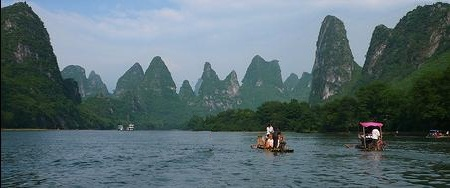
//> input picture Seam Carving Deletion.jpg, 450 x 188 px
$ ./main 'Seam Carving Deletion.jpg'   (built with g++ and OpenCV 4)
//> lines starting //> are read from the running program, lines starting //| are printed output that depends on the picture
#include <opencv2/opencv.hpp>
#include <iostream>
#include <ctime>
#include <vector>

#define HOR 1
#define VER 2
#define coord pair<int,int>		// order is (row,col)

using namespace std;
using namespace cv;


//--------------------------------------------------------Seam Carving--------------------------------------//
struct node{
	int path;	// left is -1, middle is 0, right is 1
	long long int energy;
};

struct by_energy {
    bool operator()(node const &a, node const &b) {
        return a.energy < b.energy;
    }
};

Mat seamNormal(Mat img, int cols_to_delete, int mode = VER, bool show = true){
	if (mode == HOR)
		img = img.t();

	if (cols_to_delete > img.cols-2){
		cout << "Too many seams to delete. Give correct parameters.\n";
		exit(0);
	}

	int wait = 60;
	for (int z=0;z<cols_to_delete;z++){

		// Calculate Laplacian
		Mat blured, gray, dst, grad;
		GaussianBlur( img, blured, Size(3,3), 0, 0, BORDER_DEFAULT );
		cvtColor( blured, gray, CV_BGR2GRAY );
		Laplacian( gray, dst, CV_16S, 3, 1, 0, BORDER_DEFAULT );
		convertScaleAbs( dst, grad );

		vector< vector<node> > table(0);
		for (int i=0;i<img.rows;i++){
			vector<node> temp(0);
			for (int j=0;j<img.cols;j++){
				node n{0,grad.at<uchar>(i,j)};
				temp.push_back(n);
			}
			table.push_back(temp);
		}

		for (int i=0;i<img.rows;i++){
			for (int j=0;j<img.cols;j++){
				if (i==0){
					continue;
				} else if (j==0){		// extreme left
					long long int mid = table[i-1][j].energy;
					long long int right = table[i-1][j+1].energy;
					long long int min_energy = min(mid,right);
					table[i][j].energy += min_energy;
					if (min_energy == mid)
						table[i][j].path = 0;
					else
						table[i][j].path = 1;
				} else if (j==img.cols-1){		// extreme right
					long long int mid = table[i-1][j].energy;
					long long int left = table[i-1][j-1].energy;
					long long int min_energy = min(mid,left);
					table[i][j].energy += min_energy;
					if (min_energy == mid)
						table[i][j].path = 0;
					else
						table[i][j].path = -1;
				} else {
					long long int mid = table[i-1][j].energy;
					long long int left = table[i-1][j-1].energy;
					long long int right = table[i-1][j+1].energy;
					long long int min_energy = min(right,min(mid,left));
					table[i][j].energy += min_energy;
					if (min_energy == mid)
						table[i][j].path = 0;
					else if (min_energy == left)
						table[i][j].path = -1;
					else
						table[i][j].path = 1;
				}
			}
		}

		// find the column corresponding to minimum energy
		int min_col = 0;
		long long int min_energy = table[img.rows-1][0].energy;
		for (int i=1;i<img.cols;i++){
			if (table[img.rows-1][i].energy < min_energy){
				min_energy = table[img.rows-1][i].energy;
				min_col = i;
			}
		}

		if (show){
			// paint the corresponding seam RED
			int index = min_col;
			for (int j=img.rows-1; j>=0; j--){
				img.at<Vec3b>(j,index) = {0,0,255};
				index += table[j][index].path;
			}
		}

		if (show){
			if (mode == HOR){
				img = img.t();
			}

			imshow("Seam Carving",img);
			waitKey(wait);

			if (mode == HOR){
				img = img.t();
			}
		}

		// remove the corresponding column
		int index = min_col;
		for (int i=img.rows-1;i>=0;i--){
			for (int j=index;j<img.cols-1;j++){
				img.at<Vec3b>(i,j) = img.at<Vec3b>(i,j+1);
			}
			index += table[i][index].path;
		}

		Rect crop_region(0, 0, img.cols-1, img.rows);
		img = img(crop_region);
	}

	if (mode == HOR)
		img =img.t();

	return img;
}


//--------------------------------------------------Pyramids-----------------------------------------------//

Mat viewPyramids(vector<Mat> pyramids){
	int rows = pyramids[0].rows;
	int cols = 0;
	for (int i=0;i<pyramids.size();i++){
		cols += pyramids[i].cols;
	}

	Mat ret = Mat::zeros(rows,cols,pyramids[0].type());

	int col_index = 0;
	for (int i=0;i<pyramids.size();i++){
		pyramids[i].copyTo(ret(Rect(col_index, 0, pyramids[i].cols, pyramids[i].rows)));
		col_index += pyramids[i].cols;
	}
	return ret;
}

// return the downsampled image(at a above level of pyramid)
Mat pyUp(Mat img){
	Mat ret;
	GaussianBlur(img,ret,Size(5,5),0);
	resize(ret,ret,Size(img.cols/2,img.rows/2));
	return ret;
}

vector<Mat> GPyramids(Mat img, int num_levels){
	vector<Mat> ret(1,img);
	for (int i=1;i<num_levels;i++){
		Mat temp_img = pyUp(ret.back());
		ret.push_back(temp_img);
	}
	return ret;
}

vector<Mat> LPyramids(vector<Mat> gaussianPyramids){
	vector<Mat> ret(0);
	for (int i=0;i<gaussianPyramids.size();i++){
		Mat blured, gray, dst, abs_dst;
		GaussianBlur( gaussianPyramids[i], blured, Size(3,3), 0, 0, BORDER_DEFAULT );
		cvtColor( blured, gray, CV_BGR2GRAY );
		Laplacian( gray, dst, CV_16S, 3, 1, 0, BORDER_DEFAULT );
		convertScaleAbs( dst, abs_dst );
		ret.push_back(abs_dst);
	}
	return ret;
}


//--------------------------------------------------Seam Carving with Pyramids-----------------------------------------------//

pair< Mat , vector< vector< coord > > > seam(Mat img, int cols_to_delete){
	vector< vector< coord > > seams(0);

	if (cols_to_delete > img.cols-2){
		cout << "Too many seams to delete. Give correct parameters.\n";
		exit(0);
	}

	for (int z=0;z<cols_to_delete;z++){

		vector< coord > new_seam(0);

		// Calculate Laplacian
		Mat blured, gray, dst, grad;
		GaussianBlur( img, blured, Size(3,3), 0, 0, BORDER_DEFAULT );
		cvtColor( blured, gray, CV_BGR2GRAY );
		Laplacian( gray, dst, CV_16S, 3, 1, 0, BORDER_DEFAULT );
		convertScaleAbs( dst, grad );


		vector< vector<node> > table(0);
		for (int i=0;i<img.rows;i++){
			vector<node> temp(0);
			for (int j=0;j<img.cols;j++){
				node n{0,grad.at<uchar>(i,j)};
				temp.push_back(n);
			}
			table.push_back(temp);
		}

		for (int i=0;i<img.rows;i++){
			for (int j=0;j<img.cols;j++){
				if (i==0){
					continue;
				} else if (j==0){		// extreme left
					long long int mid = table[i-1][j].energy;
					long long int right = table[i-1][j+1].energy;
					long long int min_energy = min(mid,right);
					table[i][j].energy += min_energy;
					if (min_energy == mid)
						table[i][j].path = 0;
					else
						table[i][j].path = 1;
				} else if (j==img.cols-1){		// extreme right
					long long int mid = table[i-1][j].energy;
					long long int left = table[i-1][j-1].energy;
					long long int min_energy = min(mid,left);
					table[i][j].energy += min_energy;
					if (min_energy == mid)
						table[i][j].path = 0;
					else
						table[i][j].path = -1;
				} else {
					long long int mid = table[i-1][j].energy;
					long long int left = table[i-1][j-1].energy;
					long long int right = table[i-1][j+1].energy;
					long long int min_energy = min(right,min(mid,left));
					table[i][j].energy += min_energy;
					if (min_energy == mid)
						table[i][j].path = 0;
					else if (min_energy == left)
						table[i][j].path = -1;
					else
						table[i][j].path = 1;
				}
			}
		}
		// find the column corresponding to minimum energy
		int min_col = 0;
		long long int min_energy = table[img.rows-1][0].energy;
		for (int i=1;i<img.cols;i++){
			if (table[img.rows-1][i].energy < min_energy){
				min_energy = table[img.rows-1][i].energy;
				min_col = i;
			}
		}

		// remove the corresponding column
		int index = min_col;
		for (int i=img.rows-1;i>=0;i--){
			for (int j=index;j<img.cols-1;j++){
				img.at<Vec3b>(i,j) = img.at<Vec3b>(i,j+1);
			}
			index += table[i][index].path;
		}

		Rect crop_region(0, 0, img.cols-1, img.rows);
		img = img(crop_region);

		seams.push_back(new_seam);
	}
	return make_pair(img , seams);
}


// return image with seams removed to given image
Mat removeSeams(Mat img, vector< vector< coord > > seams){
	Mat ret = img.clone();
	for (int i=0;i<seams.size();i++){
		for (int j=0;j<seams[i].size();j++){
			int row = seams[i][j].first;
			int col = seams[i][j].second;
			for (int k=col;k<img.cols;k++){
				ret.at<Vec3b>(row,k) = ret.at<Vec3b>(row,k+1);
			}
		}
		Rect crop_region(0, 0, ret.cols-1, ret.rows);
		ret = ret(crop_region);
	}
	return ret;
}

// return seams at lower level given seams of upper level
vector< vector< coord > > mapSeams(vector< vector< coord > > seams){
	vector< vector< coord > > seams_ret(0);
	for (int i=0;i<seams.size();i++){
		vector< coord > new_seam(0);
		for (int j=0;j<seams[i].size();j++){
			int a = seams[i][j].first;
			int b = seams[i][j].second;
			new_seam.push_back(make_pair(2*a,2*b));
			new_seam.push_back(make_pair(2*a+1,2*b));
		}
		seams_ret.push_back(new_seam);
		new_seam.clear();
		for (int j=0;j<seams[i].size();j++){
			int a = seams[i][j].first;
			int b = seams[i][j].second;
			new_seam.push_back(make_pair(2*a,2*b+1));
			new_seam.push_back(make_pair(2*a+1,2*b+1));
		}
		seams_ret.push_back(new_seam);
	}
	return seams_ret;
}

Mat seamPyramid(vector<Mat> &gaussians, int cols_to_delete)
{
	int num_levels = gaussians.size();
	vector<int> seam_cols_to_delete(num_levels);
	vector< vector< coord > > seams_deleted_at_previous_level(0);
	for(int l=num_levels-1;l>=0;l--){
		cout << "At level : "<< l << endl;
		int sigma = 0;
		for(int j=l+1;j<num_levels;j++){
			sigma += seam_cols_to_delete[j] * int(pow(2 , j));
		}

		seam_cols_to_delete[l] = int((cols_to_delete - sigma) / pow(2 , l));

		// remove seams because of previous level
		vector < vector < coord > > mapped_seams = mapSeams(seams_deleted_at_previous_level);
		gaussians[l] = removeSeams(gaussians[l],mapped_seams);

		pair< Mat , vector< vector< coord > > > result = seam(gaussians[l] , seam_cols_to_delete[l]);

		gaussians[l] = result.first;
		vector< vector< coord > > seams_deleted_by_seam_carving = result.second;

		cout << "Num Mapped Seams : " << mapped_seams.size() << endl;
		cout << "Num Seams of Seam Carving : " << seams_deleted_by_seam_carving.size();
		cout << "\n\n";

		seams_deleted_at_previous_level.clear();
		seams_deleted_at_previous_level.insert( seams_deleted_at_previous_level.end(),
												mapped_seams.begin(), mapped_seams.end() );

		seams_deleted_at_previous_level.insert( seams_deleted_at_previous_level.end(),
												seams_deleted_by_seam_carving.begin(),
												seams_deleted_by_seam_carving.end() );
	}
	return gaussians[0];

}

int main(int argc , char **argv){
	Mat img = imread(argv[1]);
//> img is the input picture: 188 rows x 450 cols, CV_8UC3; mean B, G, R 112.1, 107.1, 88.7

	int num_levels;
	cout << "Number of pyramid levels : ";
	cin >> num_levels;
//> the answer given: 3
	cout << "\n\n";

	vector<Mat> gpy = GPyramids(img, num_levels);
	vector<Mat> lpy = LPyramids(gpy);
//> the loop in LPyramids, `for (int i=0;i<gaussianPyramids.size();i++)` made 3 passes

	Mat gpyimg = viewPyramids(gpy);
//> in viewPyramids, `int rows = pyramids[0].rows;`: rows = 188
//> the loop in viewPyramids, `for (int i=0;i<pyramids.size();i++)` made 3 passes
//> cols on passes 1 to 3: 450, 675, 787
//> after the loop in viewPyramids, `for (int i=0;i<pyramids.size();i++)`: cols = 787
//> in viewPyramids, `Mat ret = Mat::zeros(rows,cols,pyramids[0].type());`: ret: 188 rows x 787 cols, CV_8UC3; every value is 0
//> the loop in viewPyramids, `for (int i=0;i<pyramids.size();i++)` made 3 passes
//> after the loop in viewPyramids, `for (int i=0;i<pyramids.size();i++)`:
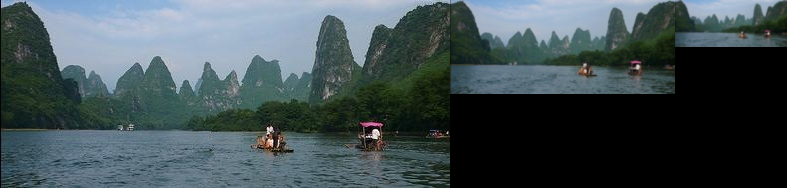
//> ret: 188 rows x 787 cols, CV_8UC3; mean B, G, R 84.1, 80.4, 66.5
	Mat lpyimg = viewPyramids(lpy);
//> the loop in viewPyramids (call 2), `for (int i=0;i<pyramids.size();i++)` made 3 passes
//> in viewPyramids (call 2), `Mat ret = Mat::zeros(rows,cols,pyramids[0].type());`: ret: 188 rows x 787 cols, CV_8UC1; every value is 0
//> the loop in viewPyramids (call 2), `for (int i=0;i<pyramids.size();i++)` made 3 passes
//> after the loop in viewPyramids (call 2), `for (int i=0;i<pyramids.size();i++)`:
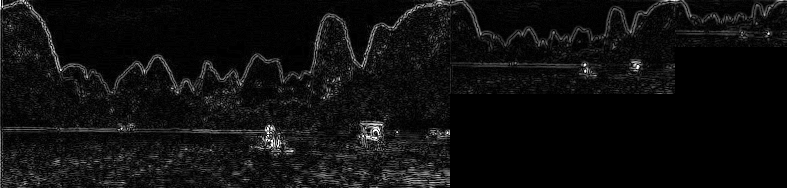
//> ret: 188 rows x 787 cols, CV_8UC1; min 0, max 255, mean 14.8

	imshow("Gaussian Pyramids",gpyimg);
	waitKey();
	destroyAllWindows();
	imshow("Laplacian Pyramids",lpyimg);
	waitKey();
	destroyAllWindows();

	cout << "Rows : " << img.rows << endl;
//| Rows : 188
	cout << "Cols : " << img.cols << endl;
//| Cols : 450

	int cols_to_delete, rows_to_delete;
	cout << "Cols to delete : ";
	cin >> cols_to_delete;
//> the answer given: 3
	cout << "Rows to delete : ";
	cin >> rows_to_delete;
//> the answer given: 3

	int mode;
	cout << "Choose 1 for normal seam carving, 2 for seam carving with pyramids : ";
	cin >> mode;
//> the answer given: 1
	cout << "\n\n";

	float t1=0,t2=0,t3=0,t4=0,t5=0,t6=0;
	if (mode == 1){
		img = seamNormal(img,cols_to_delete,VER,true);
//> the loop in seamNormal, `for (int z=0;z<cols_to_delete;z++)` made 3 passes
//> index on passes 1 to 3: 188, 143, 193
		img = seamNormal(img,rows_to_delete,HOR,true);
//> the loop in seamNormal (call 2), `for (int z=0;z<cols_to_delete;z++)` made 3 passes
//> index on passes 1 to 3: 44, 15, 88
//> pass 1, in seamNormal (call 2), `Laplacian( gray, dst, CV_16S, 3, 1, 0, BORDER_DEFAULT );`:
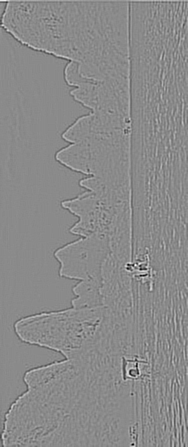
//> dst: 447 rows x 188 cols, CV_16SC1; min -448, max 376, mean 0.1; drawn with min black and max white
//> pass 1, in seamNormal (call 2), `convertScaleAbs( dst, grad );`:
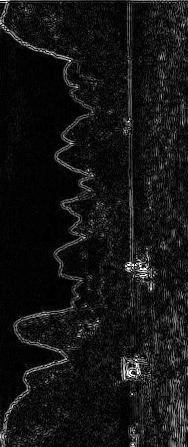
//> grad: 447 rows x 188 cols, CV_8UC1; min 0, max 255, mean 20.7
		imshow("Seam Carving",img);
		waitKey();
	} else if (mode == 2){
		t1 = clock();
		img = seamPyramid(gpy,cols_to_delete);
		t2 = clock();
		if (rows_to_delete > 0){
			img = img.t();
			vector<Mat> gpy = GPyramids(img, num_levels);
			t3 = clock();
			img = seamPyramid(gpy,rows_to_delete);
			t4 = clock();
			img = img.t();
		}
		imshow("Seam Carving",img);
		imwrite("Seam Carving with pyramids.jpg",img);
		waitKey();
	} else {
		cout << "Choose correct mode next time... Exitting Program.\n\n";
		exit(0);
	}
	destroyAllWindows();
	cout << "Calculating time difference... \n";

	img = imread(argv[1]);

	t5 = clock();
	img = seamNormal(img,cols_to_delete,VER,false);
//> the loop in seamNormal (call 3), `for (int z=0;z<cols_to_delete;z++)` made 3 passes
//> pass 2, in seamNormal (call 3), `convertScaleAbs( dst, grad );`:
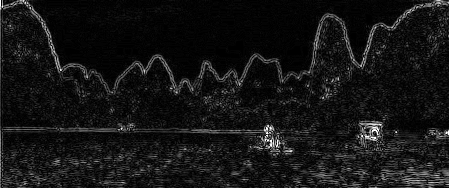
//> grad: 188 rows x 449 cols, CV_8UC1; min 0, max 255, mean 20.6
	img = seamNormal(img,rows_to_delete,HOR,false);
//> the loop in seamNormal (call 4), `for (int z=0;z<cols_to_delete;z++)` made 3 passes
//> pass 1, in seamNormal (call 4), `img = img(crop_region);`:
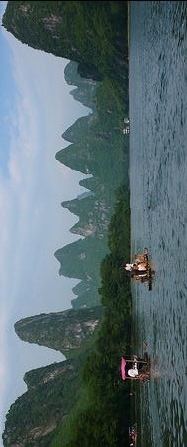
//> img: 447 rows x 187 cols, CV_8UC3; mean B, G, R 111.5, 106.6, 88.2
	t6 = clock();
	imwrite("Normal Seam Carving.jpg",img);


	if (mode!=2){
		img = imread(argv[1]);
		t1 = clock();
		img = seamPyramid(gpy,cols_to_delete);
//> in seamPyramid, `int num_levels = gaussians.size();`: num_levels = 3
//> the loop in seamPyramid, `for(int l=num_levels-1;l>=0;l--)` made 3 passes
//> sigma on passes 1 to 3: 0, 0, 2
//| At level : 2
//| Num Mapped Seams : 0
//| Num Seams of Seam Carving : 0
//| At level : 1
//| Num Mapped Seams : 0
//| Num Seams of Seam Carving : 1
//| At level : 0
//| Num Mapped Seams : 2
//| Num Seams of Seam Carving : 1
//> img: 188 rows x 447 cols, CV_8UC3
		t2 = clock();
		if (rows_to_delete > 0){
			img = img.t();
//> img: 447 rows x 188 cols, CV_8UC3
			vector<Mat> gpy = GPyramids(img, num_levels);
			t3 = clock();
			img = seamPyramid(gpy,rows_to_delete);
//> the loop in seamPyramid (call 2), `for(int l=num_levels-1;l>=0;l--)` made 3 passes
//| At level : 2
//| Num Mapped Seams : 0
//| Num Seams of Seam Carving : 0
//| At level : 1
//| Num Mapped Seams : 0
//| Num Seams of Seam Carving : 1
//| At level : 0
//| Num Mapped Seams : 2
//| Num Seams of Seam Carving : 1
//> img: 447 rows x 185 cols, CV_8UC3
//> gpy[1]: 223 rows x 93 cols, CV_8UC3
			t4 = clock();
			img = img.t();
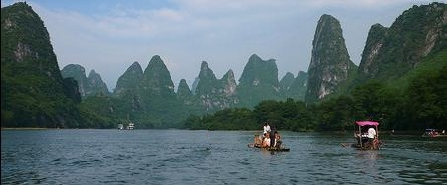
//> img: 185 rows x 447 cols, CV_8UC3; mean B, G, R 111.2, 106.5, 88.1
		}
		imwrite("Seam Carving with pyramids.jpg",img);
	}

	float time1 = (t6 - t5)/CLOCKS_PER_SEC;
	float time2 = (t2-t1 + t4-t3)/CLOCKS_PER_SEC;

	cout << "Time Taken by Normal Seam Carving Method : " << time1 << "\n";
	cout << "Time Taken by Seam Carving with Pyramids : " << time2 << "\n";
	cout << "Reward : " << (time1 - time2) << "\n\n";

	return 0;
}
